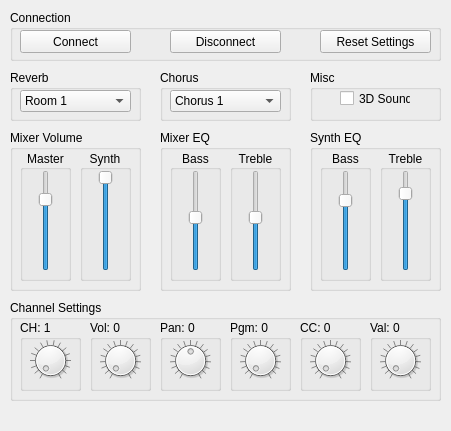
<?xml version="1.0" encoding="UTF-8"?>
<ui version="4.0">
 <class>MainWindow</class>
 <widget class="QMainWindow" name="MainWindow">
  <property name="geometry">
   <rect>
    <x>0</x>
    <y>0</y>
    <width>451</width>
    <height>431</height>
   </rect>
  </property>
  <property name="sizePolicy">
   <sizepolicy hsizetype="Fixed" vsizetype="Fixed">
    <horstretch>0</horstretch>
    <verstretch>0</verstretch>
   </sizepolicy>
  </property>
  <property name="windowTitle">
   <string>EMU8000 Control &amp; Debug</string>
  </property>
  <widget class="QWidget" name="centralWidget">
   <widget class="QGroupBox" name="mixvol_box">
    <property name="geometry">
     <rect>
      <x>10</x>
      <y>130</y>
      <width>131</width>
      <height>161</height>
     </rect>
    </property>
    <property name="title">
     <string>Mixer Volume</string>
    </property>
    <widget class="QGroupBox" name="mmaster_box">
     <property name="geometry">
      <rect>
       <x>10</x>
       <y>20</y>
       <width>51</width>
       <height>131</height>
      </rect>
     </property>
     <property name="title">
      <string>Master</string>
     </property>
     <property name="alignment">
      <set>Qt::AlignCenter</set>
     </property>
     <widget class="QSlider" name="master_slider">
      <property name="geometry">
       <rect>
        <x>10</x>
        <y>20</y>
        <width>31</width>
        <height>101</height>
       </rect>
      </property>
      <property name="maximum">
       <number>31</number>
      </property>
      <property name="pageStep">
       <number>5</number>
      </property>
      <property name="value">
       <number>23</number>
      </property>
     </widget>
    </widget>
    <widget class="QGroupBox" name="msynth_box">
     <property name="geometry">
      <rect>
       <x>70</x>
       <y>20</y>
       <width>51</width>
       <height>131</height>
      </rect>
     </property>
     <property name="title">
      <string>Synth</string>
     </property>
     <property name="alignment">
      <set>Qt::AlignCenter</set>
     </property>
     <widget class="QSlider" name="synth_slider">
      <property name="geometry">
       <rect>
        <x>10</x>
        <y>20</y>
        <width>31</width>
        <height>101</height>
       </rect>
      </property>
      <property name="maximum">
       <number>31</number>
      </property>
      <property name="pageStep">
       <number>5</number>
      </property>
      <property name="value">
       <number>31</number>
      </property>
     </widget>
    </widget>
   </widget>
   <widget class="QGroupBox" name="mixeq_box">
    <property name="geometry">
     <rect>
      <x>160</x>
      <y>130</y>
      <width>131</width>
      <height>161</height>
     </rect>
    </property>
    <property name="title">
     <string>Mixer EQ</string>
    </property>
    <widget class="QGroupBox" name="mbass_box">
     <property name="geometry">
      <rect>
       <x>10</x>
       <y>20</y>
       <width>51</width>
       <height>131</height>
      </rect>
     </property>
     <property name="title">
      <string>Bass</string>
     </property>
     <property name="alignment">
      <set>Qt::AlignCenter</set>
     </property>
     <widget class="QSlider" name="mbass_slider">
      <property name="geometry">
       <rect>
        <x>10</x>
        <y>20</y>
        <width>31</width>
        <height>101</height>
       </rect>
      </property>
      <property name="maximum">
       <number>15</number>
      </property>
      <property name="pageStep">
       <number>5</number>
      </property>
      <property name="value">
       <number>8</number>
      </property>
     </widget>
    </widget>
    <widget class="QGroupBox" name="mtreble_box">
     <property name="geometry">
      <rect>
       <x>70</x>
       <y>20</y>
       <width>51</width>
       <height>131</height>
      </rect>
     </property>
     <property name="title">
      <string>Treble</string>
     </property>
     <property name="alignment">
      <set>Qt::AlignCenter</set>
     </property>
     <widget class="QSlider" name="mtreble_slider">
      <property name="geometry">
       <rect>
        <x>10</x>
        <y>20</y>
        <width>31</width>
        <height>101</height>
       </rect>
      </property>
      <property name="maximum">
       <number>15</number>
      </property>
      <property name="pageStep">
       <number>5</number>
      </property>
      <property name="value">
       <number>8</number>
      </property>
     </widget>
    </widget>
   </widget>
   <widget class="QGroupBox" name="syntheq_box">
    <property name="geometry">
     <rect>
      <x>310</x>
      <y>130</y>
      <width>131</width>
      <height>161</height>
     </rect>
    </property>
    <property name="title">
     <string>Synth EQ</string>
    </property>
    <widget class="QGroupBox" name="sbass_box">
     <property name="geometry">
      <rect>
       <x>10</x>
       <y>20</y>
       <width>51</width>
       <height>131</height>
      </rect>
     </property>
     <property name="title">
      <string>Bass</string>
     </property>
     <property name="alignment">
      <set>Qt::AlignCenter</set>
     </property>
     <widget class="QSlider" name="sbass_slider">
      <property name="geometry">
       <rect>
        <x>10</x>
        <y>20</y>
        <width>31</width>
        <height>101</height>
       </rect>
      </property>
      <property name="maximum">
       <number>11</number>
      </property>
      <property name="pageStep">
       <number>5</number>
      </property>
      <property name="value">
       <number>8</number>
      </property>
     </widget>
    </widget>
    <widget class="QGroupBox" name="streble_box">
     <property name="geometry">
      <rect>
       <x>70</x>
       <y>20</y>
       <width>51</width>
       <height>131</height>
      </rect>
     </property>
     <property name="title">
      <string>Treble</string>
     </property>
     <property name="alignment">
      <set>Qt::AlignCenter</set>
     </property>
     <widget class="QSlider" name="streble_slider">
      <property name="geometry">
       <rect>
        <x>10</x>
        <y>20</y>
        <width>31</width>
        <height>101</height>
       </rect>
      </property>
      <property name="maximum">
       <number>11</number>
      </property>
      <property name="pageStep">
       <number>5</number>
      </property>
      <property name="value">
       <number>9</number>
      </property>
     </widget>
    </widget>
   </widget>
   <widget class="QGroupBox" name="reverb_box">
    <property name="geometry">
     <rect>
      <x>10</x>
      <y>70</y>
      <width>131</width>
      <height>51</height>
     </rect>
    </property>
    <property name="title">
     <string>Reverb</string>
    </property>
    <widget class="QComboBox" name="reverb_cmbox">
     <property name="geometry">
      <rect>
       <x>10</x>
       <y>20</y>
       <width>111</width>
       <height>22</height>
      </rect>
     </property>
     <item>
      <property name="text">
       <string>Room 1</string>
      </property>
     </item>
     <item>
      <property name="text">
       <string>Room 2</string>
      </property>
     </item>
     <item>
      <property name="text">
       <string>Room 3</string>
      </property>
     </item>
     <item>
      <property name="text">
       <string>Hall 1</string>
      </property>
     </item>
     <item>
      <property name="text">
       <string>Hall 2</string>
      </property>
     </item>
     <item>
      <property name="text">
       <string>Plate</string>
      </property>
     </item>
     <item>
      <property name="text">
       <string>Delay</string>
      </property>
     </item>
     <item>
      <property name="text">
       <string>Panning Delay</string>
      </property>
     </item>
    </widget>
   </widget>
   <widget class="QGroupBox" name="chorus_box">
    <property name="geometry">
     <rect>
      <x>160</x>
      <y>70</y>
      <width>131</width>
      <height>51</height>
     </rect>
    </property>
    <property name="title">
     <string>Chorus</string>
    </property>
    <widget class="QComboBox" name="chorus_cmbox">
     <property name="geometry">
      <rect>
       <x>10</x>
       <y>20</y>
       <width>111</width>
       <height>22</height>
      </rect>
     </property>
     <item>
      <property name="text">
       <string>Chorus 1</string>
      </property>
     </item>
     <item>
      <property name="text">
       <string>Chorus 2</string>
      </property>
     </item>
     <item>
      <property name="text">
       <string>Chorus 3</string>
      </property>
     </item>
     <item>
      <property name="text">
       <string>Chorus 4</string>
      </property>
     </item>
     <item>
      <property name="text">
       <string>Feedback</string>
      </property>
     </item>
     <item>
      <property name="text">
       <string>Flanger</string>
      </property>
     </item>
     <item>
      <property name="text">
       <string>Short Delay 1</string>
      </property>
     </item>
     <item>
      <property name="text">
       <string>Short Delay 2</string>
      </property>
     </item>
    </widget>
   </widget>
   <widget class="QGroupBox" name="misc_box">
    <property name="geometry">
     <rect>
      <x>310</x>
      <y>70</y>
      <width>131</width>
      <height>51</height>
     </rect>
    </property>
    <property name="title">
     <string>Misc</string>
    </property>
    <widget class="QCheckBox" name="s3d_chbox">
     <property name="geometry">
      <rect>
       <x>30</x>
       <y>20</y>
       <width>71</width>
       <height>17</height>
      </rect>
     </property>
     <property name="text">
      <string>3D Sound</string>
     </property>
    </widget>
   </widget>
   <widget class="QGroupBox" name="chset_box">
    <property name="geometry">
     <rect>
      <x>10</x>
      <y>300</y>
      <width>431</width>
      <height>101</height>
     </rect>
    </property>
    <property name="title">
     <string>Channel Settings</string>
    </property>
    <widget class="QGroupBox" name="ch_box">
     <property name="geometry">
      <rect>
       <x>10</x>
       <y>20</y>
       <width>61</width>
       <height>71</height>
      </rect>
     </property>
     <property name="title">
      <string>CH: 1</string>
     </property>
     <widget class="QDial" name="ch_dial">
      <property name="geometry">
       <rect>
        <x>10</x>
        <y>20</y>
        <width>41</width>
        <height>41</height>
       </rect>
      </property>
      <property name="minimum">
       <number>1</number>
      </property>
      <property name="maximum">
       <number>16</number>
      </property>
      <property name="pageStep">
       <number>1</number>
      </property>
      <property name="value">
       <number>1</number>
      </property>
      <property name="wrapping">
       <bool>false</bool>
      </property>
      <property name="notchTarget">
       <double>1.000000000000000</double>
      </property>
      <property name="notchesVisible">
       <bool>true</bool>
      </property>
     </widget>
    </widget>
    <widget class="QGroupBox" name="cc_box">
     <property name="geometry">
      <rect>
       <x>290</x>
       <y>20</y>
       <width>61</width>
       <height>71</height>
      </rect>
     </property>
     <property name="title">
      <string>CC: 0</string>
     </property>
     <widget class="QDial" name="cc_dial">
      <property name="geometry">
       <rect>
        <x>10</x>
        <y>20</y>
        <width>41</width>
        <height>41</height>
       </rect>
      </property>
      <property name="minimum">
       <number>0</number>
      </property>
      <property name="maximum">
       <number>127</number>
      </property>
      <property name="singleStep">
       <number>1</number>
      </property>
      <property name="pageStep">
       <number>1</number>
      </property>
      <property name="wrapping">
       <bool>false</bool>
      </property>
      <property name="notchTarget">
       <double>7.937500000000000</double>
      </property>
      <property name="notchesVisible">
       <bool>true</bool>
      </property>
     </widget>
    </widget>
    <widget class="QGroupBox" name="vol_box">
     <property name="geometry">
      <rect>
       <x>80</x>
       <y>20</y>
       <width>61</width>
       <height>71</height>
      </rect>
     </property>
     <property name="title">
      <string>Vol: 0</string>
     </property>
     <widget class="QDial" name="vol_dial">
      <property name="geometry">
       <rect>
        <x>10</x>
        <y>20</y>
        <width>41</width>
        <height>41</height>
       </rect>
      </property>
      <property name="minimum">
       <number>0</number>
      </property>
      <property name="maximum">
       <number>127</number>
      </property>
      <property name="singleStep">
       <number>1</number>
      </property>
      <property name="pageStep">
       <number>1</number>
      </property>
      <property name="wrapping">
       <bool>false</bool>
      </property>
      <property name="notchTarget">
       <double>7.937500000000000</double>
      </property>
      <property name="notchesVisible">
       <bool>true</bool>
      </property>
     </widget>
    </widget>
    <widget class="QGroupBox" name="ccval_box">
     <property name="geometry">
      <rect>
       <x>360</x>
       <y>20</y>
       <width>61</width>
       <height>71</height>
      </rect>
     </property>
     <property name="title">
      <string>Val: 0</string>
     </property>
     <widget class="QDial" name="ccval_dial">
      <property name="geometry">
       <rect>
        <x>10</x>
        <y>20</y>
        <width>41</width>
        <height>41</height>
       </rect>
      </property>
      <property name="minimum">
       <number>0</number>
      </property>
      <property name="maximum">
       <number>127</number>
      </property>
      <property name="singleStep">
       <number>1</number>
      </property>
      <property name="pageStep">
       <number>1</number>
      </property>
      <property name="wrapping">
       <bool>false</bool>
      </property>
      <property name="notchTarget">
       <double>7.937500000000000</double>
      </property>
      <property name="notchesVisible">
       <bool>true</bool>
      </property>
     </widget>
    </widget>
    <widget class="QGroupBox" name="pan_box">
     <property name="geometry">
      <rect>
       <x>150</x>
       <y>20</y>
       <width>61</width>
       <height>71</height>
      </rect>
     </property>
     <property name="title">
      <string>Pan: 0</string>
     </property>
     <widget class="QDial" name="pan_dial">
      <property name="geometry">
       <rect>
        <x>10</x>
        <y>20</y>
        <width>41</width>
        <height>41</height>
       </rect>
      </property>
      <property name="minimum">
       <number>-64</number>
      </property>
      <property name="maximum">
       <number>63</number>
      </property>
      <property name="singleStep">
       <number>1</number>
      </property>
      <property name="pageStep">
       <number>1</number>
      </property>
      <property name="wrapping">
       <bool>false</bool>
      </property>
      <property name="notchTarget">
       <double>7.937500000000000</double>
      </property>
      <property name="notchesVisible">
       <bool>true</bool>
      </property>
     </widget>
    </widget>
    <widget class="QGroupBox" name="pgm_box">
     <property name="geometry">
      <rect>
       <x>220</x>
       <y>20</y>
       <width>61</width>
       <height>71</height>
      </rect>
     </property>
     <property name="title">
      <string>Pgm: 0</string>
     </property>
     <widget class="QDial" name="pgm_dial">
      <property name="geometry">
       <rect>
        <x>10</x>
        <y>20</y>
        <width>41</width>
        <height>41</height>
       </rect>
      </property>
      <property name="minimum">
       <number>0</number>
      </property>
      <property name="maximum">
       <number>127</number>
      </property>
      <property name="singleStep">
       <number>1</number>
      </property>
      <property name="pageStep">
       <number>1</number>
      </property>
      <property name="wrapping">
       <bool>false</bool>
      </property>
      <property name="notchTarget">
       <double>7.937500000000000</double>
      </property>
      <property name="notchesVisible">
       <bool>true</bool>
      </property>
     </widget>
    </widget>
   </widget>
   <widget class="QGroupBox" name="connection_box">
    <property name="geometry">
     <rect>
      <x>10</x>
      <y>10</y>
      <width>431</width>
      <height>51</height>
     </rect>
    </property>
    <property name="title">
     <string>Connection</string>
    </property>
    <widget class="QPushButton" name="connect_btn">
     <property name="geometry">
      <rect>
       <x>10</x>
       <y>20</y>
       <width>111</width>
       <height>23</height>
      </rect>
     </property>
     <property name="text">
      <string>Connect</string>
     </property>
    </widget>
    <widget class="QPushButton" name="disconnect_btn">
     <property name="geometry">
      <rect>
       <x>160</x>
       <y>20</y>
       <width>111</width>
       <height>23</height>
      </rect>
     </property>
     <property name="text">
      <string>Disconnect</string>
     </property>
    </widget>
    <widget class="QPushButton" name="rstset_btn">
     <property name="geometry">
      <rect>
       <x>310</x>
       <y>20</y>
       <width>111</width>
       <height>23</height>
      </rect>
     </property>
     <property name="text">
      <string>Reset Settings</string>
     </property>
    </widget>
   </widget>
  </widget>
  <widget class="QStatusBar" name="statusBar">
   <property name="sizeGripEnabled">
    <bool>false</bool>
   </property>
  </widget>
 </widget>
 <layoutdefault spacing="6" margin="11"/>
 <resources/>
 <connections/>
</ui>
